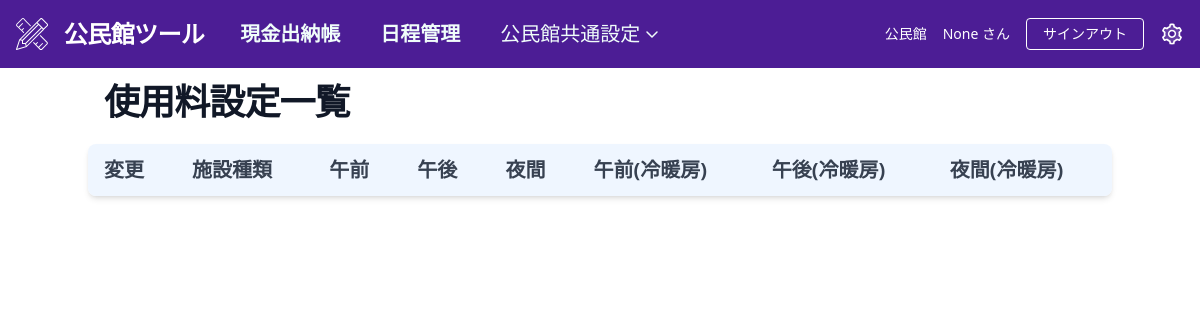
Before: /usagefee (signed in) with the older database file.
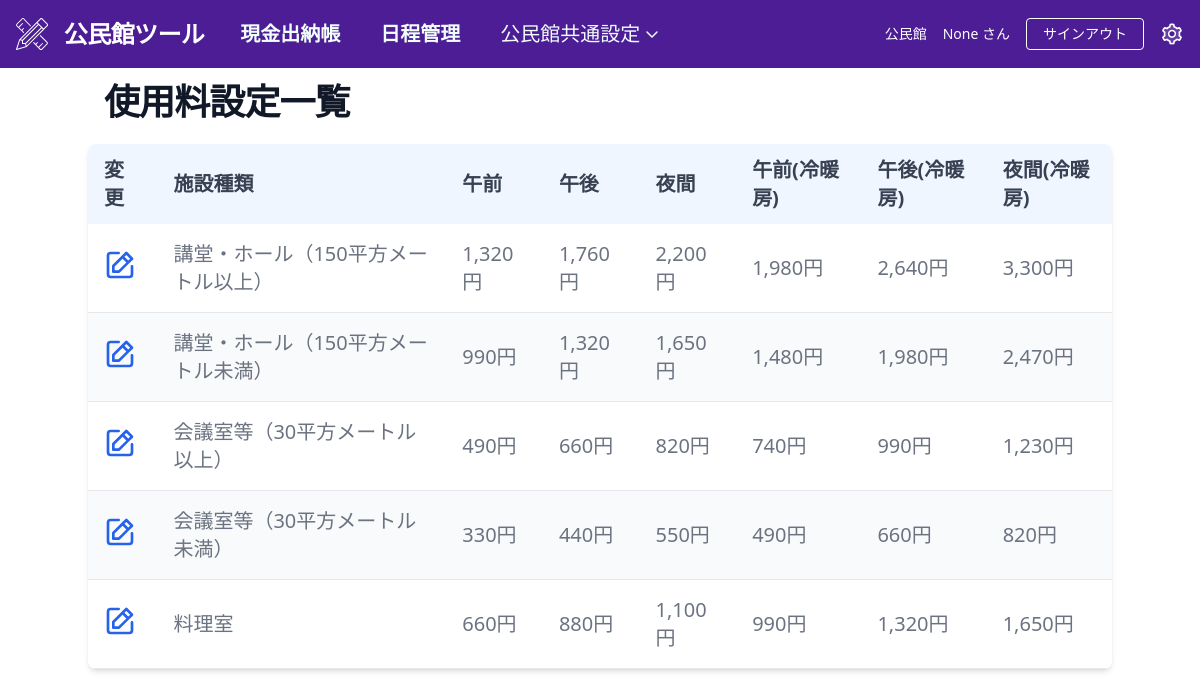
After: the same page with the newer database file.
### accounts/models.py (models this page shows, shortened)
class User(AbstractBaseUser, PermissionsMixin):
    login_user = models.CharField(
        verbose_name=_("login user"),
        unique=True,
        max_length=64,
    )
    email = models.EmailField(
        verbose_name=_("email"),
    )
    name = models.CharField(
        verbose_name=_("name"),
        max_length=150,
        null=True,
        blank=False
    )
    public_hall = models.ForeignKey(
         PublicHall,
         on_delete=models.CASCADE,
         null=True,
         blank=True,
    )
    is_superuser = models.BooleanField(
        verbose_name=_("is_superuer"),
        default=False
    )
    is_staff = models.BooleanField(
        verbose_name=_('staff status'),
        default=False,
    )
    is_active = models.BooleanField(
        verbose_name=_('active'),
        default=True,
    )
    created_at = models.DateTimeField(
        verbose_name=_("created_at"),
        auto_now_add=True
    )
    updated_at = models.DateTimeField(
        verbose_name=_("updateded_at"),
        auto_now=True
    )
    objects = UserManager()
    USERNAME_FIELD = 'login_user' # ログイン時、ユーザー名の代わりにlogin_userを使用
    REQUIRED_FIELDS = ['email']  # スーパーユーザー作成時にemailも設定する

### common/models.py (models this page shows, shortened)
class UsageFee(models.Model):
	type = models.CharField('施設種類', max_length=64, blank=False)
	time_fee_1 = models.DecimalField('使用料金（午前）',max_digits=8,decimal_places=0,null=False)
	time_fee_2 = models.DecimalField('使用料金（午後）',max_digits=8,decimal_places=0,null=False)
	time_fee_3 = models.DecimalField('使用料金（夜間）',max_digits=8,decimal_places=0,null=False)
	time_fee_1_with_air = models.DecimalField('使用料金（午前）冷暖房',max_digits=8,decimal_places=0,null=False)
	time_fee_2_with_air = models.DecimalField('使用料金（午後）冷暖房',max_digits=8,decimal_places=0,null=False)
	time_fee_3_with_air = models.DecimalField('使用料金（夜間）冷暖房',max_digits=8,decimal_places=0,null=False)

### common/views.py (the view)
# urls.py: path('usagefee', views.UsageFeeListView.as_view(), name="usagefee"),
class UsageFeeListView(LoginRequiredMixin,ListView):
    template_name = "common/usagefee.html"
    model = UsageFee
    def get_context_data(self):
        context = super().get_context_data()
        context['page_title'] = '使用料設定'
        context['form_update'] = UsageFeeForm()    # Update Modal画面
        return context

### templates/common/usagefee.html (shortened to what this page needs)
{% extends 'base_common.html' %}
{% load humanize %}
{%block content %}
<div id="content">
	<section class="bg-white">
		<div class="flex flex-row py-4 px-4 mx-auto items-center justify-between">
			<h1 class="mb-2 text-4xl font-extrabold tracking-tight leading-none text-gray-900">
				{{ page_title }}一覧
			</h1>
		</div>
	</section>
	<div class="relative overflow-x-auto shadow-md sm:rounded-lg">
		<table class="w-full text-xl text-left rtl:text-right text-gray-500">
			<thead class="text-gray-700 uppercase bg-blue-50">
				<tr>
					<th scope="col" class="px-4 py-3">変更</th>
					<th scope="col" class="px-4 py-3">施設種類</th>
					<th scope="col" class="px-4 py-3">午前</th>
					<th scope="col" class="px-4 py-3">午後</th>
					<th scope="col" class="px-4 py-3">夜間</th>
					<th scope="col" class="px-4 py-3">午前(冷暖房)</th>
					<th scope="col" class="px-4 py-3">午後(冷暖房)</th>
					<th scope="col" class="px-4 py-3">夜間(冷暖房)</th>
				</tr>
			</thead>
			<tbody>
				{% for object in object_list %}
				<tr class="odd:bg-white even:bg-gray-50 border-b">
					<td class="px-4 py-4">
						<button type="button" class="modal-open-button font-medium text-blue-600"
							data-modal-hide="authentication-modal" data-modal-target="#update-modal"
							data-modal-id={{object.pk}}>
							<a href="#" class=" hover:underline">
							</a>
					</td>
					<td class="px-4 py-4">{{ object.type }}</td>
					<td class="px-4 py-4">{{ object.time_fee_1 | intcomma }}円</td>
					<td class="px-4 py-4">{{ object.time_fee_2 | intcomma }}円</td>
					<td class="px-4 py-4">{{ object.time_fee_3 | intcomma }}円</td>
					<td class="px-4 py-4">{{ object.time_fee_1_with_air | intcomma }}円</td>
					<td class="px-4 py-4">{{ object.time_fee_2_with_air | intcomma }}円</td>
					<td class="px-4 py-4">{{ object.time_fee_3_with_air | intcomma }}円</td>
				</tr>
				{% endfor %}
			</tbody>
		</table>
	</div>
</div>
{% endblock %}

### templates/base_common.html (shortened to what this page needs)
{% load static %}
<!DOCTYPE html>
<html lang="ja">
<head>
	<link href="{% static 'css/styles.css' %}" rel="stylesheet" />
</head>
<body>
	<nav class="flex flex-row items-center justify-between bg-violet-900 p-4">
		<div class="flex items-center flex-row text-white mr-6">
			<a href="{% url 'common:index' %}">
				<span class="font-semibold text-2xl tracking-tight mr-4">公民館ツール</span>
			</a>
			<a href="{% url 'accounting:index' 0 0 %}">
				<span class="font-semibold text-xl text-teal-50 hover:text-white px-5 py-1">現金出納帳</span>
			</a>
			<a href="{% url 'event_manager:calendar' %}">
				<span class="font-semibold text-xl text-teal-50 hover:text-white px-5 py-1">日程管理</span>
			</a>
			<button type="button" data-dropdown-toggle="dropdownAccounting"
				class="dropdownbutton text-xl text-teal-50 hover:text-white font-medium rounded-lg px-5 py-1 text-center inline-flex items-center">
				公民館共通設定
				<svg xmlns="http://www.w3.org/2000/svg" width="24" height="24" viewBox="0 0 24 24">
					<path fill="none" stroke="currentColor" stroke-linecap="round" stroke-linejoin="round"
						stroke-width="1.5" d="m7 10l5 5l5-5" />
				</svg>
			</button>
		</div>
		<div class="flex flex-row items-center justify-end">
			<div class="text-white text-sm mr-4">
				{{ user.public_hall.name }}公民館
			</div>
			<div class="text-white text-sm mr-4">{{ user.name }} さん</div>
			<form action="{% url 'accounts:logout' %}" method="post" name="logout">
				<button type="submit"
					class="inline-block text-sm px-4 py-2 leading-none border rounded text-white border-white hover:border-transparent hover:text-teal-500 hover:bg-white mt-4 lg:mt-0">
					サインアウト
				</button>
			</form>
			<div class="ml-4 text-white">
				<a href="{% url 'common:settings' %}">
				</a>
			</div>
		</div>
	</nav>
	<div class="container mx-auto text-center">
		{% block content %} {% endblock %}
	</div>
</body>
</html>

Changed rows visible on the page:
added UsageFee: type "講堂・ホール（150平方メートル以上）", time_fee_1 "1,320", time_fee_2 "1,760", time_fee_3 "2,200", time_fee_1_with_air "1,980", time_fee_2_with_air "2,640", time_fee_3_with_air "3,300"
added UsageFee: type "講堂・ホール（150平方メートル未満）", time_fee_1 "990", time_fee_2 "1,320", time_fee_3 "1,650", time_fee_1_with_air "1,480", time_fee_2_with_air "1,980", time_fee_3_with_air "2,470"
added UsageFee: type "会議室等（30平方メートル以上）", time_fee_1 "490", time_fee_2 "660", time_fee_3 "820", time_fee_1_with_air "740", time_fee_2_with_air "990", time_fee_3_with_air "1,230"
added UsageFee: type "会議室等（30平方メートル未満）", time_fee_1 "330", time_fee_2 "440", time_fee_3 "550", time_fee_1_with_air "490", time_fee_2_with_air "660", time_fee_3_with_air "820"
added UsageFee: type "料理室", time_fee_1 "660", time_fee_2 "880", time_fee_3 "1,100", time_fee_1_with_air "990", time_fee_2_with_air "1,320", time_fee_3_with_air "1,650"
